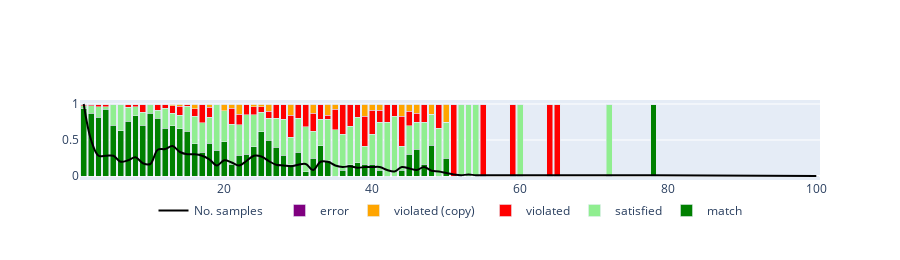
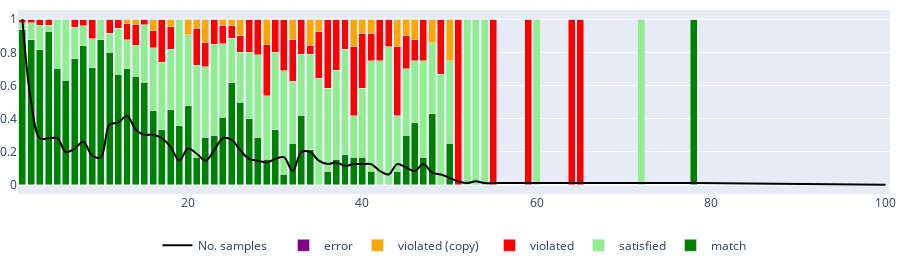

The notebook cell these images were saved under, in order:
### Markdown cell above
Let's plot some features. We give some exemplary usage and you can try other parameters

### Code cell
# Levenshtein between repair and target as bins. Aggregated over beams.
save(plot_accuracy(df_agg_best, column="lev_rt", max=100), "bins_lev_rt")
